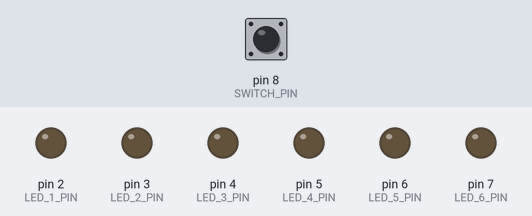
Simulated run of this sketch. Board: Arduino Uno, built with avr-gcc and run on an emulated ATmega328P. Shown: output pins drawn as LEDs (lit = HIGH). Inputs (shaded band) come from the test bench; at power-on: pin 8 (SWITCH_PIN) LOW.

Above: at 1.0 s.
At 3.0 s:
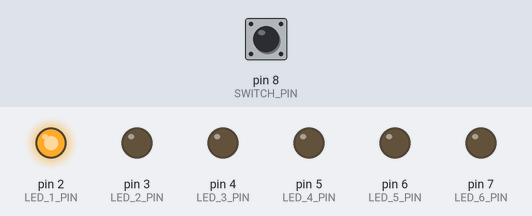
At 5.0 s:
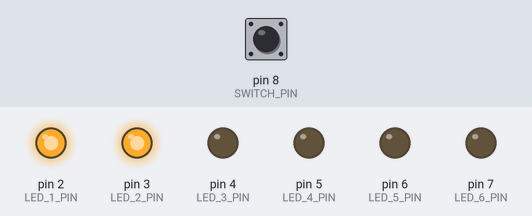
At 7.0 s:
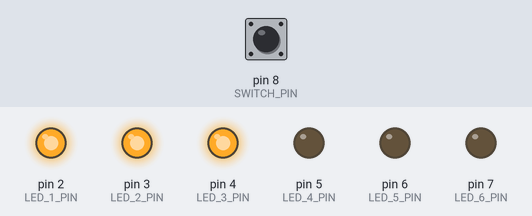
At 9.0 s:
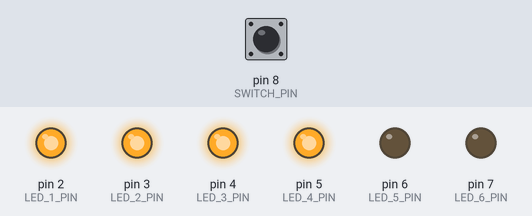
At 11.0 s:
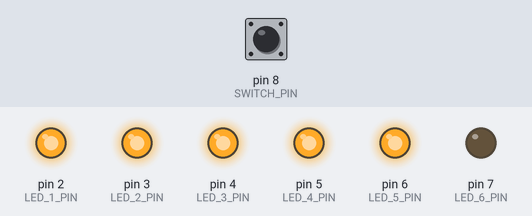
Timing chart, 0 to 16.6 s (numbered marks = the images above):
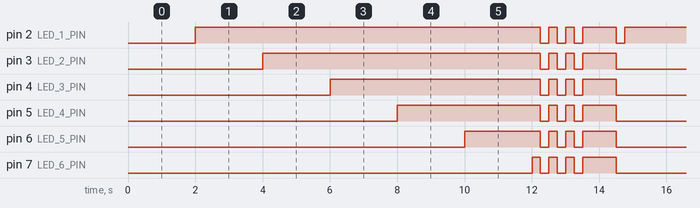

Measured:
- by itself, pin 2 (LED_1_PIN): repeats every 12.8 s: 2 × (LOW 0.25 s, HIGH 0.25 s), LOW 0.25 s, HIGH 1.0 s, LOW 0.25 s, HIGH 10.3 s
- by itself, pin 3 (LED_2_PIN): repeats every 12.8 s: 2 × (LOW 0.25 s, HIGH 0.25 s), LOW 0.25 s, HIGH 1.0 s, LOW 2.3 s, HIGH 8.3 s
- by itself, pin 4 (LED_3_PIN): repeats every 12.8 s: 2 × (LOW 0.25 s, HIGH 0.25 s), LOW 0.25 s, HIGH 1.0 s, LOW 4.3 s, HIGH 6.3 s
- by itself, pin 5 (LED_4_PIN): repeats every 12.8 s: 2 × (LOW 0.25 s, HIGH 0.25 s), LOW 0.25 s, HIGH 1.0 s, LOW 6.3 s, HIGH 4.3 s
- by itself, pin 6 (LED_5_PIN): repeats every 12.8 s: 2 × (LOW 0.25 s, HIGH 0.25 s), LOW 0.25 s, HIGH 1.0 s, LOW 8.3 s, HIGH 2.3 s
- by itself, pin 7 (LED_6_PIN): repeats every 12.8 s: 2 × (LOW 0.25 s, HIGH 0.25 s), LOW 0.25 s, HIGH 1.0 s, LOW 10.3 s, HIGH 0.25 s

The sketch:

digital_hourglass.ino
```cpp
/**
 * @file     digital_hourglass.ino
 * @author   Phi Luu
 * @date     July 27, 2016
 *
 * @brief    Arduino Projects Book - Project 08: Digital Hourglass
 *
 * @section  DESCRIPTION
 *
 * Turns on an LED every 2 second. Operates like an hourglass.
 */

// Required hardware I/O connections
const byte LED_1_PIN = 2;  // connect led1 to 2
const byte LED_2_PIN = 3;  // connect led2 to ~3
const byte LED_3_PIN = 4;  // connect led3 to 4
const byte LED_4_PIN = 5;  // connect led4 to ~5
const byte LED_5_PIN = 6;  // connect led5 to ~6
const byte LED_6_PIN = 7;  // connect led6 to 7
const byte SWITCH_PIN = 8; // connect tilt switch to 8

// Global variables
unsigned long prev_time = 0;
byte switch_state = 0;
byte prev_switch_state = 0;
byte current_led = LED_1_PIN;
unsigned long interval = 2000; // time delay between each event

void setup() {
    for (byte led = LED_1_PIN; led <= LED_6_PIN; led++) {
        pinMode(led, OUTPUT);
    }
    pinMode(SWITCH_PIN, INPUT);
}

void loop() {
    // start the timer and set the new current time
    unsigned long current_time = millis();

    // check the time
    if (current_time - prev_time > interval) {
        prev_time = current_time;        // store the current time
        digitalWrite(current_led, HIGH); // turn on the current LED

        // once the time is up (all LEDs are turned on)
        if (current_led == LED_6_PIN) {
            // make blink effect
            for (byte t = 0; t < 4; t++) {
                for (byte led = LED_1_PIN; led <= LED_6_PIN; led++) {
                    digitalWrite(led, HIGH); // flashing on
                }

                if (t < 3) {
                    delay(250);  // for 0.25 second
                } else {
                    delay(1000); // the last flash takes 1 second
                }

                for (byte led = LED_1_PIN; led <= LED_6_PIN; led++) {
                    digitalWrite(led, LOW); // flashing off
                }
                delay(250);                 // for 0.25 second
            }
            // restart the LED pin
            current_led = LED_1_PIN;
        } else {
            current_led++; // go to next LED pin
        }
    }

    // check the tilt switch
    switch_state = digitalRead(SWITCH_PIN);

    // flip the light if the tilt switch is flipped
    if (switch_state != prev_switch_state) {
        // restart the process - turn off all LEDs
        for (byte led = LED_1_PIN; led <= LED_6_PIN; led++) {
            digitalWrite(led, LOW);
        }
        // go back to the first LED
        current_led = LED_1_PIN;
        // store the current time
        prev_time = current_time;
    }
    // store the current switch state
    prev_switch_state = switch_state;
}
```
